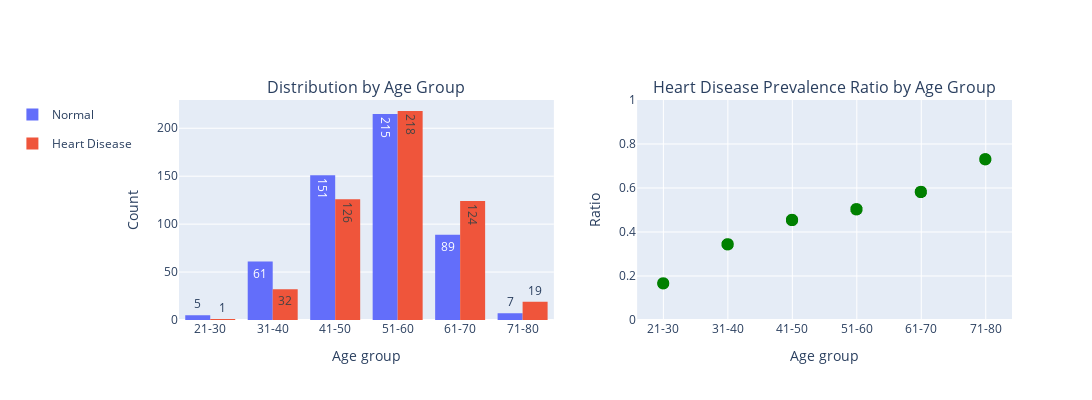

The cell this chart's notebook holds for it:
### Markdown cell above
### 1. Age group

### Code cell
# Define the custom order of age groups
age_group_order = ["21-30", "31-40", "41-50", "51-60", "61-70", "71-80"]

# Create the histogram with the custom order
fig_hist = px.histogram(df_2, x='age_group', color='target', barmode='group')
fig_hist.update_traces(texttemplate='%{value}')

# Heart Disease Prevalence Ratio by age group
df_2['hd_ratio_age_group'] = df_2.apply(lambda row:
                             df_2.loc[df_2['target'] == 'Heart Disease']['age_group'].value_counts().get(row['age_group'], 0) /
                             df_2['age_group'].value_counts().get(row['age_group'], 1),
                             axis=1)

fig_scatter = px.scatter(df_2, x='age_group', y='hd_ratio_age_group')
fig_scatter.update_traces(marker=dict(color='green', size=12),selector=dict(mode="markers"))

# Create subplots to display the histograms and scatter plots horizontally
fig = make_subplots(rows=1, cols=2, subplot_titles=("Distribution by Age Group",
                                                     "Heart Disease Prevalence Ratio by Age Group"))

for trace in fig_hist['data']:
    fig.add_trace(trace, row=1, col=1)

for trace in fig_scatter['data']:
    fig.add_trace(trace, row=1, col=2)

fig.update_xaxes(categoryorder='array', categoryarray=age_group_order, row=1, col=1)
fig.update_xaxes(categoryorder='array', categoryarray=age_group_order, row=1, col=2)

fig.update_layout(
    height=400,
    width=1200,
    showlegend=True,
    legend=dict(x=-0.2, y=1.0)
)

# Update axes labels
fig.update_xaxes(title_text="Age group", row=1, col=1)
fig.update_yaxes(title_text="Count", row=1, col=1)
fig.update_xaxes(title_text="Age group", row=1, col=2)
fig.update_yaxes(title_text="Ratio",range=[0, 1], row=1, col=2)

fig.show()

### Figure 1 — Plotly figure (JSON) as saved in the notebook; plotly's stock layout.template omitted (floating-point values rounded to 4 significant figures; data arrays with more than 128 entries replaced by an {"elided": "..."} marker saying what was removed)
{"data": [{"alignmentgroup": "True", "bingroup": "x", "hovertemplate": "target=Normal<br>age_group=%{x}<br>count=%{y}<extra></extra>", "legendgroup": "Normal", "marker": {"color": "#636efa", "pattern": {"shape": ""}}, "name": "Normal", "offsetgroup": "Normal", "orientation": "v", "showlegend": true, "texttemplate": "%{value}", "type": "histogram", "x": {"elided": "528 str values"}, "xaxis": "x", "yaxis": "y"}, {"alignmentgroup": "True", "bingroup": "x", "hovertemplate": "target=Heart Disease<br>age_group=%{x}<br>count=%{y}<extra></extra>", "legendgroup": "Heart Disease", "marker": {"color": "#EF553B", "pattern": {"shape": ""}}, "name": "Heart Disease", "offsetgroup": "Heart Disease", "orientation": "v", "showlegend": true, "texttemplate": "%{value}", "type": "histogram", "x": {"elided": "520 str values"}, "xaxis": "x", "yaxis": "y"}, {"hovertemplate": "age_group=%{x}<br>hd_ratio_age_group=%{y}<extra></extra>", "legendgroup": "", "marker": {"color": "green", "size": 12, "symbol": "circle"}, "mode": "markers", "name": "", "showlegend": false, "type": "scattergl", "x": {"elided": "1048 str values"}, "xaxis": "x2", "y": {"elided": "1048 float values"}, "yaxis": "y2"}], "layout": {"annotations": [{"font": {"size": 16}, "showarrow": false, "text": "Distribution by Age Group", "x": 0.225, "xanchor": "center", "xref": "paper", "y": 1, "yanchor": "bottom", "yref": "paper"}, {"font": {"size": 16}, "showarrow": false, "text": "Heart Disease Prevalence Ratio by Age Group", "x": 0.775, "xanchor": "center", "xref": "paper", "y": 1, "yanchor": "bottom", "yref": "paper"}], "height": 400, "legend": {"x": -0.2, "y": 1}, "showlegend": true, "width": 1200, "xaxis": {"anchor": "y", "categoryarray": ["21-30", "31-40", "41-50", "51-60", "61-70", "71-80"], "categoryorder": "array", "domain": [0, 0.45], "title": {"text": "Age group"}}, "xaxis2": {"anchor": "y2", "categoryarray": ["21-30", "31-40", "41-50", "51-60", "61-70", "71-80"], "categoryorder": "array", "domain": [0.55, 1], "title": {"text": "Age group"}}, "yaxis": {"anchor": "x", "domain": [0, 1], "title": {"text": "Count"}}, "yaxis2": {"anchor": "x2", "domain": [0, 1], "range": [0, 1], "title": {"text": "Ratio"}}}}
